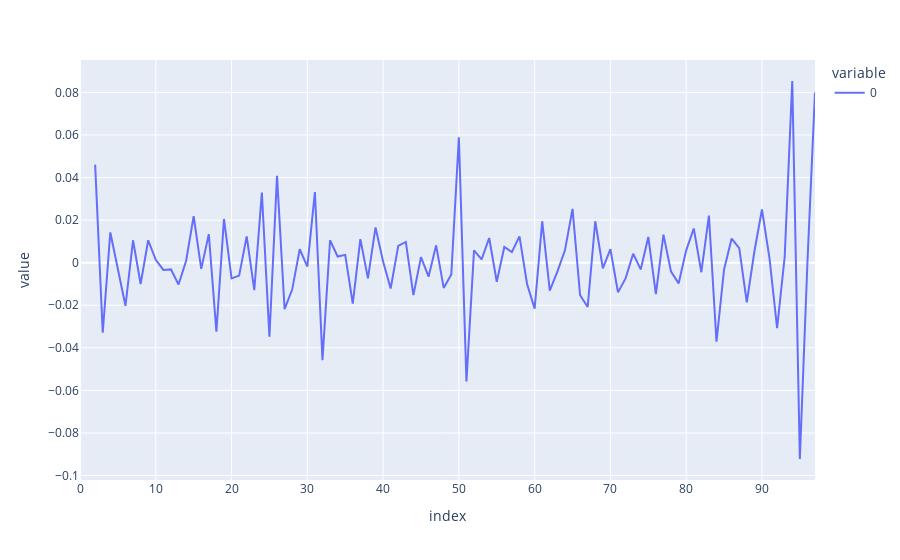

The notebook cell this image was saved under:
### Code cell
import plotly.express as px

fig = px.line(dfxg_homexg_complete_game.mean().diff())
fig.show()
